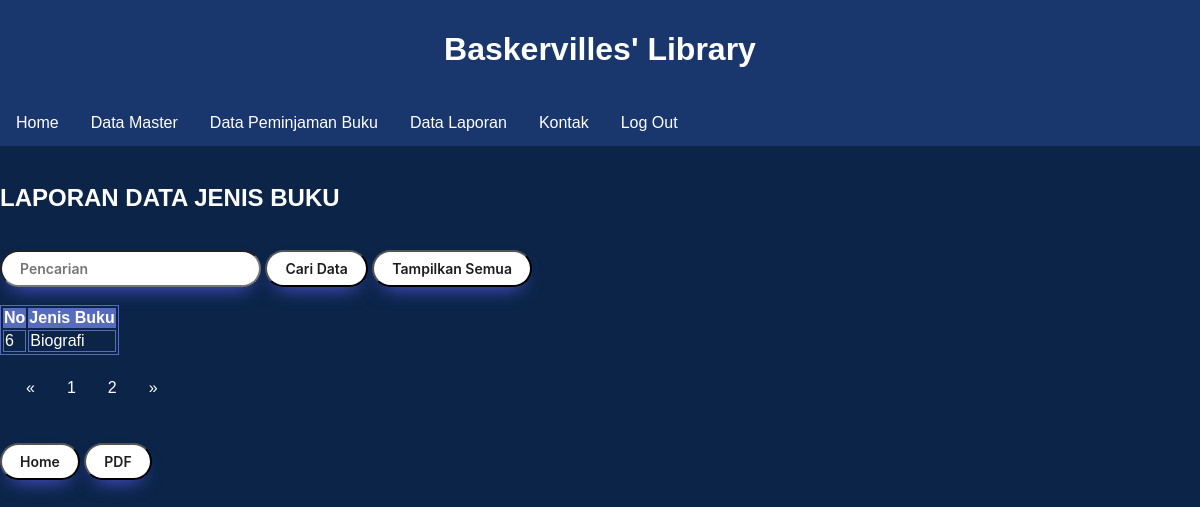
Page /lihat_jenis.php?halaman=2 on the earlier database version.
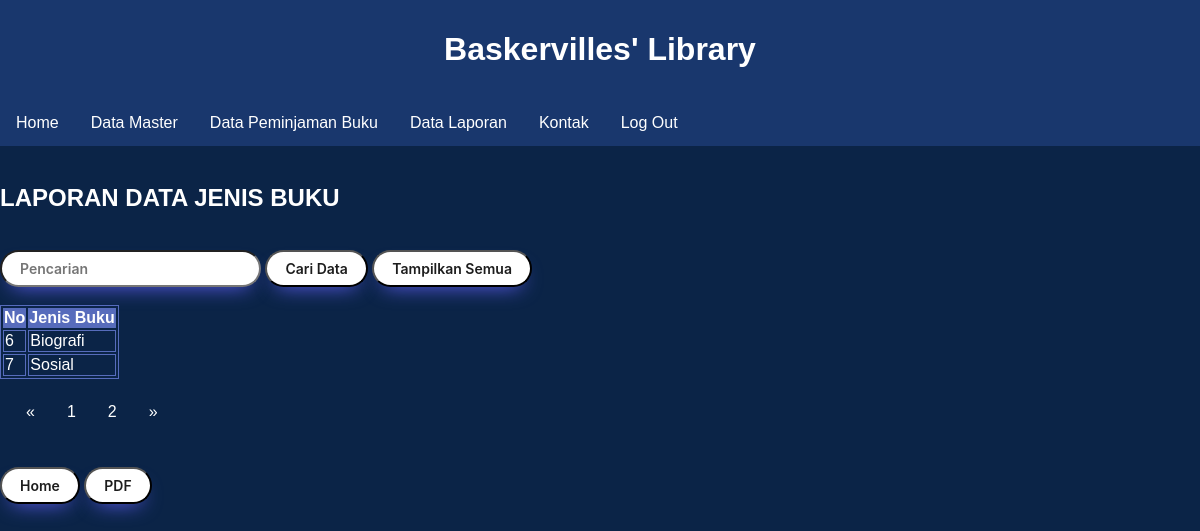
Same page on the later database version.
### tables this page shows
CREATE TABLE `jenis` (
  `No` int(15) NOT NULL AUTO_INCREMENT,
  `Jenis` varchar(15) NOT NULL,
  PRIMARY KEY (`No`,`Jenis`)
);

### lihat_jenis.php (the view, shortened to what this page needs)
<!DOCTYPE html>
<html>
	<head>
	</head>
<body>
<header>
	<h1>Baskervilles' Library</h1>
</header>
	<nav class="header">
		<div class="menu-dropmenu">
			<ul>
				<li><a href="home.php">Home</a></li>
				<li class="dropdown"><a href="#">Data Master</a>
				</li>
				<li class="dropdown"><a href="#">Data Peminjaman Buku</a>
				</li>
				<li class="dropdown"><a href="#">Data Laporan</a>
				</li>
				<li><a href="kontak.php">Kontak</a></li>
				<li><a href="log-out.php">Log Out</a></li>
			</ul>
		</div>
	</nav>
<br>
<?php
	require_once'koneksi.php';
	$no = 1;
?>
<?php
	$batas = 5;
	$halaman = isset($_GET['halaman'])?(int)$_GET['halaman'] : 1;
	$halaman_awal = ($halaman>1) ? ($halaman * $batas) - $batas : 0;
	$previous = $halaman - 1;
	$next = $halaman + 1;
	$data = mysqli_query($db,"select * from jenis");
	$jumlah_data = mysqli_num_rows($data);
	$total_halaman = ceil($jumlah_data / $batas);
	$data_buku = mysqli_query($db,"select * from jenis limit $halaman_awal, $batas");
?>
<h2><font color="white">LAPORAN DATA JENIS BUKU</h2>
<br>
	<form method="post">
		<input type="text" name="nt" placeholder="Pencarian">
		<input type="submit" name="submit" value="Cari Data">
		<input type="button" onclick="location.href='lihat_jenis.php';" value="Tampilkan Semua"
	<form>
<br/>
<br/>
	<div class = "container">
		<table class="table table-bordered">
			<thead class="thead-dark">
				<tr>
					<th>No</th>
					<th>Jenis Buku</th>
				</tr>
			</thead>
			<tbody>
			<?php
			if (ISSET($_POST['submit'])) {
				$cari = $_POST['nt'];
				$query2 = "SELECT * FROM jenis WHERE jenis LIKE '%$cari%'";
				$sql = mysqli_query($db, $query2);
				while ($r = mysqli_fetch_array($sql)) {
			?>
					<script language="JavaScript">
						alert('Data ditemukan!');
					</script>
					<tr>
						<td><?php echo $no++ ?></td>
						<td><?php echo $r['Jenis']; ?></td>
					</tr>
			<?php
				}
			} else {
				while ($d = mysqli_fetch_array($data_buku)) {
			?>
					<tr>
						<td><?php echo $d['No']; ?></td>
						<td><?php echo $d['Jenis']; ?></td>
					</tr>
			<?php
				}
			}
			?>
		</tbody>
	</table>
		<nav>
			<ul class="pagination justify-content-center">
					<a class="page-link" <?php if($halaman > 1){ echo "href='?halaman=$previous'"; } ?>>&laquo;</a>
				<?php
				for($x=1;$x<=$total_halaman;$x++){
					?>
					<a class="page-link" href="?halaman=<?php echo $x ?>"><?php echo $x; ?></a>
					<?php
				}
				?>
					<a  class="page-link" <?php if($halaman < $total_halaman) { echo "href='?halaman=$next'"; } ?>>&raquo</a>
			</ul>
		</nav>
</div>
	<br>
	<tr height="46">
			<td>
				<input type="button" onclick="location.href='home.php';" value="Home"
			</td>
			<td>
				<input type = "button" onclick="location.href='laporan-jenis.php';" value = "PDF"
			</td>
		</tr>
</body>
</html>

Differences in the rows shown:
added jenis: No "7", Jenis "Sosial"
